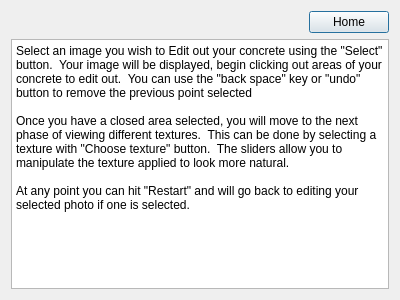
<?xml version="1.0" encoding="UTF-8"?>
<ui version="4.0">
 <class>TutorialDialog</class>
 <widget class="QDialog" name="TutorialDialog">
  <property name="geometry">
   <rect>
    <x>0</x>
    <y>0</y>
    <width>400</width>
    <height>300</height>
   </rect>
  </property>
  <property name="windowTitle">
   <string>Dialog</string>
  </property>
  <layout class="QVBoxLayout" name="verticalLayout">
   <item alignment="Qt::AlignRight">
    <widget class="QPushButton" name="homeBtn">
     <property name="sizePolicy">
      <sizepolicy hsizetype="Maximum" vsizetype="Fixed">
       <horstretch>0</horstretch>
       <verstretch>0</verstretch>
      </sizepolicy>
     </property>
     <property name="text">
      <string>Home</string>
     </property>
    </widget>
   </item>
   <item>
    <widget class="QPlainTextEdit" name="plainTextEdit">
     <property name="plainText">
      <string>Select an image you wish to Edit out your concrete using the &quot;Select&quot; button.  Your image will be displayed, begin clicking out areas of your concrete to edit out.  You can use the &quot;back space&quot; key or &quot;undo&quot; button to remove the previous point selected

Once you have a closed area selected, you will move to the next phase of viewing different textures.  This can be done by selecting a texture with &quot;Choose texture&quot; button.  The sliders allow you to manipulate the texture applied to look more natural.

At any point you can hit &quot;Restart&quot; and will go back to editing your selected photo if one is selected.</string>
     </property>
    </widget>
   </item>
  </layout>
 </widget>
 <resources/>
 <connections/>
</ui>
